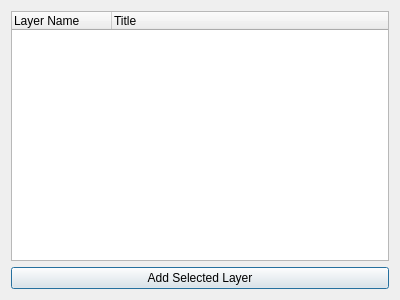
<?xml version="1.0" encoding="UTF-8"?>
<ui version="4.0">
 <class>QGISWebScraperLayerDialog</class>
 <widget class="QDialog" name="QGISWebScraperLayerDialog">
  <property name="geometry">
   <rect>
    <x>0</x>
    <y>0</y>
    <width>400</width>
    <height>300</height>
   </rect>
  </property>
  <property name="windowTitle">
   <string>WMS Layers</string>
  </property>
  <layout class="QVBoxLayout" name="verticalLayout">
   <item>
    <widget class="QTreeWidget" name="layerTreeWidget">
     <column>
      <property name="text">
       <string>Layer Name</string>
      </property>
     </column>
     <column>
      <property name="text">
       <string>Title</string>
      </property>
     </column>
    </widget>
   </item>
   <item>
    <widget class="QPushButton" name="addLayerButton">
     <property name="text">
      <string>Add Selected Layer</string>
     </property>
    </widget>
   </item>
  </layout>
 </widget>
 <resources/>
 <connections/>
</ui>
